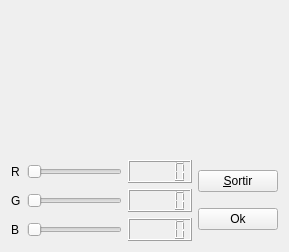
<?xml version="1.0" encoding="UTF-8"?>
<ui version="4.0">
 <class>MyForm</class>
 <widget class="QWidget" name="MyForm">
  <property name="geometry">
   <rect>
    <x>0</x>
    <y>0</y>
    <width>289</width>
    <height>252</height>
   </rect>
  </property>
  <property name="sizePolicy">
   <sizepolicy hsizetype="MinimumExpanding" vsizetype="MinimumExpanding">
    <horstretch>0</horstretch>
    <verstretch>0</verstretch>
   </sizepolicy>
  </property>
  <property name="windowTitle">
   <string>Form</string>
  </property>
  <layout class="QVBoxLayout" name="verticalLayout_3">
   <item>
    <widget class="MyQWidget" name="widget" native="true">
     <property name="sizePolicy">
      <sizepolicy hsizetype="MinimumExpanding" vsizetype="Minimum">
       <horstretch>0</horstretch>
       <verstretch>0</verstretch>
      </sizepolicy>
     </property>
     <property name="minimumSize">
      <size>
       <width>0</width>
       <height>0</height>
      </size>
     </property>
     <property name="autoFillBackground">
      <bool>true</bool>
     </property>
     <property name="styleSheet">
      <string notr="true"/>
     </property>
     <zorder>gridLayoutWidget</zorder>
     <zorder>gridLayoutWidget</zorder>
    </widget>
   </item>
   <item>
    <layout class="QHBoxLayout" name="horizontalLayout_4">
     <item>
      <layout class="QGridLayout" name="gridLayout">
       <item row="1" column="2">
        <widget class="QLCDNumber" name="lcdNumber_3"/>
       </item>
       <item row="2" column="2">
        <widget class="QLCDNumber" name="lcdNumber"/>
       </item>
       <item row="2" column="1">
        <widget class="QSlider" name="horizontalSlider_3">
         <property name="sizePolicy">
          <sizepolicy hsizetype="MinimumExpanding" vsizetype="Fixed">
           <horstretch>0</horstretch>
           <verstretch>0</verstretch>
          </sizepolicy>
         </property>
         <property name="maximum">
          <number>255</number>
         </property>
         <property name="orientation">
          <enum>Qt::Horizontal</enum>
         </property>
        </widget>
       </item>
       <item row="2" column="0">
        <widget class="QLabel" name="label_3">
         <property name="text">
          <string>B</string>
         </property>
        </widget>
       </item>
       <item row="0" column="0">
        <widget class="QLabel" name="label">
         <property name="text">
          <string>R</string>
         </property>
        </widget>
       </item>
       <item row="1" column="0">
        <widget class="QLabel" name="label_2">
         <property name="text">
          <string>G</string>
         </property>
        </widget>
       </item>
       <item row="0" column="2">
        <widget class="QLCDNumber" name="lcdNumber_2"/>
       </item>
       <item row="1" column="1">
        <widget class="QSlider" name="horizontalSlider_2">
         <property name="sizePolicy">
          <sizepolicy hsizetype="MinimumExpanding" vsizetype="Fixed">
           <horstretch>0</horstretch>
           <verstretch>0</verstretch>
          </sizepolicy>
         </property>
         <property name="maximum">
          <number>255</number>
         </property>
         <property name="orientation">
          <enum>Qt::Horizontal</enum>
         </property>
        </widget>
       </item>
       <item row="0" column="1">
        <widget class="QSlider" name="horizontalSlider">
         <property name="sizePolicy">
          <sizepolicy hsizetype="MinimumExpanding" vsizetype="Fixed">
           <horstretch>0</horstretch>
           <verstretch>0</verstretch>
          </sizepolicy>
         </property>
         <property name="maximum">
          <number>255</number>
         </property>
         <property name="orientation">
          <enum>Qt::Horizontal</enum>
         </property>
        </widget>
       </item>
      </layout>
     </item>
     <item>
      <layout class="QVBoxLayout" name="verticalLayout_5">
       <item>
        <widget class="QPushButton" name="pushButton_2">
         <property name="text">
          <string>&amp;Sortir</string>
         </property>
        </widget>
       </item>
       <item>
        <widget class="QPushButton" name="pushButton">
         <property name="text">
          <string>Ok</string>
         </property>
        </widget>
       </item>
      </layout>
     </item>
    </layout>
   </item>
  </layout>
 </widget>
 <customwidgets>
  <customwidget>
   <class>MyQWidget</class>
   <extends>QWidget</extends>
   <header>MyQWidget.h</header>
   <container>1</container>
   <slots>
    <slot>getGreen(int)</slot>
    <slot>getBlue(int)</slot>
    <slot>getRed(int)</slot>
    <slot>updateColor()</slot>
   </slots>
  </customwidget>
 </customwidgets>
 <resources/>
 <connections>
  <connection>
   <sender>horizontalSlider_3</sender>
   <signal>valueChanged(int)</signal>
   <receiver>lcdNumber</receiver>
   <slot>display(int)</slot>
   <hints>
    <hint type="sourcelabel">
     <x>96</x>
     <y>225</y>
    </hint>
    <hint type="destinationlabel">
     <x>154</x>
     <y>225</y>
    </hint>
   </hints>
  </connection>
  <connection>
   <sender>horizontalSlider</sender>
   <signal>valueChanged(int)</signal>
   <receiver>lcdNumber_2</receiver>
   <slot>display(int)</slot>
   <hints>
    <hint type="sourcelabel">
     <x>74</x>
     <y>151</y>
    </hint>
    <hint type="destinationlabel">
     <x>158</x>
     <y>146</y>
    </hint>
   </hints>
  </connection>
  <connection>
   <sender>horizontalSlider_2</sender>
   <signal>valueChanged(int)</signal>
   <receiver>lcdNumber_3</receiver>
   <slot>display(int)</slot>
   <hints>
    <hint type="sourcelabel">
     <x>95</x>
     <y>182</y>
    </hint>
    <hint type="destinationlabel">
     <x>155</x>
     <y>187</y>
    </hint>
   </hints>
  </connection>
  <connection>
   <sender>pushButton_2</sender>
   <signal>clicked()</signal>
   <receiver>MyForm</receiver>
   <slot>close()</slot>
   <hints>
    <hint type="sourcelabel">
     <x>235</x>
     <y>165</y>
    </hint>
    <hint type="destinationlabel">
     <x>288</x>
     <y>190</y>
    </hint>
   </hints>
  </connection>
  <connection>
   <sender>horizontalSlider_2</sender>
   <signal>valueChanged(int)</signal>
   <receiver>widget</receiver>
   <slot>getGreen(int)</slot>
   <hints>
    <hint type="sourcelabel">
     <x>42</x>
     <y>183</y>
    </hint>
    <hint type="destinationlabel">
     <x>52</x>
     <y>66</y>
    </hint>
   </hints>
  </connection>
  <connection>
   <sender>horizontalSlider</sender>
   <signal>valueChanged(int)</signal>
   <receiver>widget</receiver>
   <slot>getRed(int)</slot>
   <hints>
    <hint type="sourcelabel">
     <x>60</x>
     <y>146</y>
    </hint>
    <hint type="destinationlabel">
     <x>81</x>
     <y>70</y>
    </hint>
   </hints>
  </connection>
  <connection>
   <sender>horizontalSlider_3</sender>
   <signal>valueChanged(int)</signal>
   <receiver>widget</receiver>
   <slot>getBlue(int)</slot>
   <hints>
    <hint type="sourcelabel">
     <x>31</x>
     <y>224</y>
    </hint>
    <hint type="destinationlabel">
     <x>25</x>
     <y>81</y>
    </hint>
   </hints>
  </connection>
  <connection>
   <sender>pushButton</sender>
   <signal>clicked()</signal>
   <receiver>widget</receiver>
   <slot>updateColor()</slot>
   <hints>
    <hint type="sourcelabel">
     <x>220</x>
     <y>208</y>
    </hint>
    <hint type="destinationlabel">
     <x>208</x>
     <y>72</y>
    </hint>
   </hints>
  </connection>
 </connections>
</ui>
